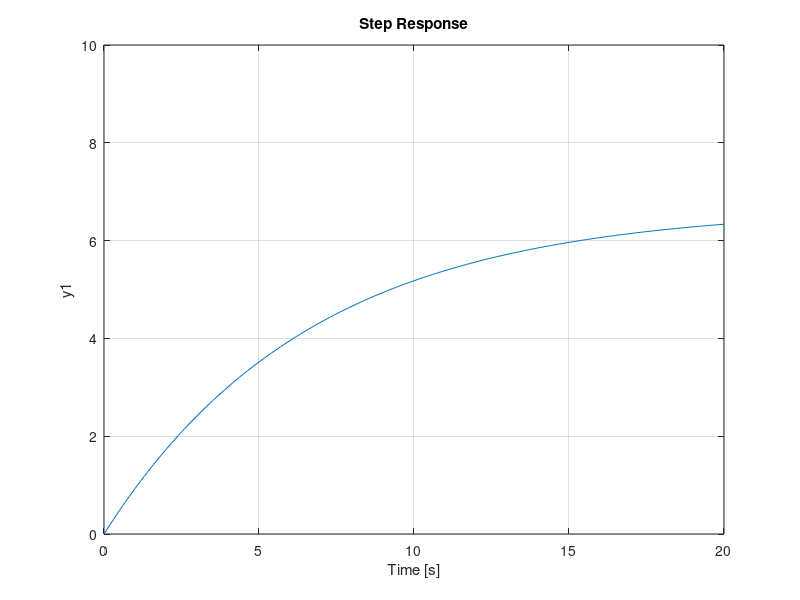

Write MATLAB code to recreate this figure.
m = 1000;
b = 50;
r = 10;

s = tf('s');
P_cruise = 1/(m*s + b);

Kp = 100;
C = pid(Kp);

T = feedback(C*P_cruise,1)

t = 0:0.1:20;

step(r*T,t)
axis([0 20 0 10])
Kp = 1;
Ki = 1;
Kd = 1;
C = pid(Kp,Ki,Kd);

T = feedback(C*P_cruise,1);
